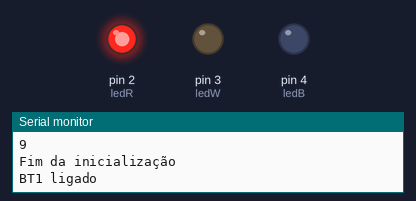
A sketch run on a simulated Arduino Uno, built with avr-gcc and run on an emulated ATmega328P. Shown: output pins drawn as LEDs (lit = HIGH), the last lines printed to the serial monitor.

Above: at 10.12 s.
At 12.37 s:
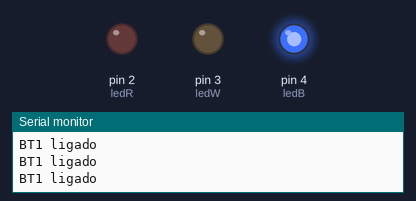
Timing chart, 0 to 13.0 s (numbered marks = the images above):
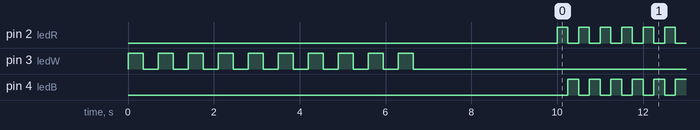

Measured:
- by itself, pin 2 (ledR), pin 4 (ledB): alternates HIGH for 0.25 s and LOW for 0.25 s

The sketch:

Aula02.ino
```cpp
// Atribui nomes aos pinos de I/O

#define BT1 9
#define BT2 11
#define ledR 2
#define ledW 3
#define ledB 4

// Declaração de varíaveis
bool statusBT1;

void setup() {
  // Habilita porta de comunicação serial
  // Baud Rate -> 9600 bits/s
  Serial.begin(9600);

  // Configura pinos de I/O como INPUT ou OUTPUT:
  pinMode(BT1, INPUT);
  pinMode(BT2, INPUT);
  pinMode(ledR, OUTPUT);
  pinMode(ledW, OUTPUT);
  pinMode(ledB, OUTPUT);

  for (int i = 0; i < 10; i++) {
    Serial.println(i);
    piscaW();
  }

  Serial.println("Fim da inicialização");
  delay(3000);
}

/*
Exemplo 1
Botão:
LOW -> Desligado -> ledW piscando em intervalos de 350ms
HIGH -> Ligado -> os LEDs ledR e ledB piscam alternadamente em intervalos de 350ms
*/

void loop() {
  /*
  if (digitalRead(BT1) == HIGH){
    piscaRB();
  } else if (digitalRead(BT2) == HIGH){
    piscaRBW();
  } else {
    piscaW();
  }
  */
  piscaRB();
}

void piscaRB() {
  Serial.println("BT1 ligado");
  digitalWrite(ledR, HIGH);
  digitalWrite(ledB, LOW);
  delay(250);

  digitalWrite(ledR, LOW);
  digitalWrite(ledB, HIGH);
  delay(250);
}

void piscaRBW() {
  Serial.println("BT2 ligado");
  digitalWrite(ledR, HIGH);
  digitalWrite(ledB, HIGH);
  digitalWrite(ledW, HIGH);
  delay(500);

  digitalWrite(ledR, LOW);
  digitalWrite(ledB, LOW);
  digitalWrite(ledW, LOW);
  delay(500);
}

void piscaW() {
  digitalWrite(ledB, LOW);
  digitalWrite(ledW, HIGH);
  delay(350);

  digitalWrite(ledW, LOW);
  delay(350);
}
```
